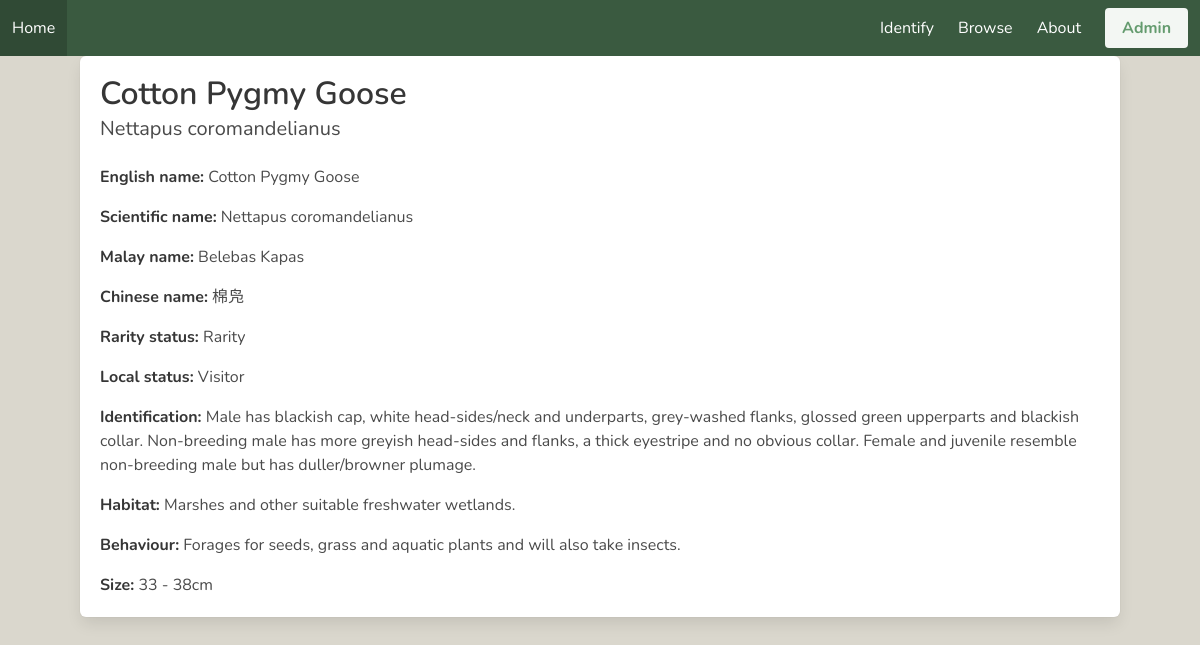
The page /bird/3 on the database its author committed.
### tables this page shows
CREATE TABLE "Birds" (
	"Family"	TEXT NOT NULL,
	"Num"	INTEGER NOT NULL,
	"EngName"	TEXT NOT NULL,
	"SciName"	TEXT NOT NULL,
	"MalName"	TEXT,
	"ChName"	TEXT,
	"RarityStatus"	TEXT,
	"Category"	TEXT,
	"LocalStatus"	TEXT,
	"Identification"	TEXT,
	"Habitat"	TEXT,
	"Behaviour"	TEXT,
	"MinSize"	REAL,
	"MaxSize"	REAL,
	"Place"	TEXT,
	"Colour"	TEXT,
	"Action"	TEXT,
	PRIMARY KEY("Num" AUTOINCREMENT)
);

### viewbird.py (the view)
@viewbird_bp.route("/<int:birdNum>",methods=["GET"])
def viewbird(birdNum):
    cur = get_db().cursor()
    cur.execute("SELECT count(num) from Birds")
    if birdNum >= 1 and birdNum <= int(cur.fetchone()[0]):
        cur.execute("SELECT * from Birds WHERE num = ?",(birdNum,))
        birdInfo = list(cur.fetchone()[:-3])
        if birdInfo[12] and birdInfo[12] % 1 == 0:
            birdInfo[12] = int(birdInfo[12])
        if birdInfo[13] and birdInfo[13] % 1 == 0:
            birdInfo[13] = int(birdInfo[13])
        localStat = {"I":"Introduced","M":"Migrant","R":"Resident","Va":"Vagrant","Vi":"Visitor","E":"Extirpated"}
        return render_template("bird_info.html",birdInfo=birdInfo,localStat=localStat)
    else:
        return render_template("bird_not_found.html"), 404

### viewbird.py (called while the page is built)
def get_db():
    db = getattr(g, '_database', None)
    if db is None:
        db = g._database = sqlite3.connect(DATABASE)
    return db

@viewbird_bp.teardown_request
def close_connection(exception):
    db = getattr(g, '_database', None)
    if db is not None:
        db.close()

### templates/viewbird/bird_info.html (shortened to what this page needs)
{% extends 'base.html' %}
{% block content %}
    <div class="box" style="margin: auto 5em">
        <h1 class="title">{{birdInfo[2]}}</h1>
        <h1 class="subtitle">{{birdInfo[3]}}</h1>
        <div class="content">
            <p><strong>English name:</strong> {{birdInfo[2]}}</p>
            <p><strong>Scientific name:</strong> {{birdInfo[3]}}</p>
            <p><strong>Malay name:</strong> {{birdInfo[4]}}</p>
            <p><strong>Chinese name:</strong> {{birdInfo[5]}}</p>
            <p><strong>Rarity status:</strong> {{birdInfo[6]}}</p>
            <p>
                <strong>Local status:</strong>
                {%for i in birdInfo[8].split("/")%}
                    {%if i == birdInfo[8].split("/")[-1]%}
                        {{localStat.get(i)}}
                    {%else%}
                        {{localStat.get(i)}},
                    {%endif%}
                {%endfor%}
            </p>
            <p><strong>Identification:</strong> {{birdInfo[9]}}</p>
            <p><strong>Habitat:</strong> {{birdInfo[10]}}</p>
            {%if birdInfo[11]%}
                <p><strong>Behaviour:</strong> {{birdInfo[11]}}</p>
            {%endif%}
            {%if not birdInfo[12]%}
                {{pass}}
            {%elif birdInfo[12]==birdInfo[13]%}
                <p><strong>Size:</strong> {{birdInfo[12]}}cm</p>
            {%else%}
                <p><strong>Size:</strong> {{birdInfo[12]}} - {{birdInfo[13]}}cm</p>
            {%endif%}
        </div>
    </div>
{% endblock %}

### rows shown on the page
Birds: EngName "Cotton Pygmy Goose", SciName "Nettapus coromandelianus", MalName "Belebas Kapas", ChName "棉凫", RarityStatus "Rarity", get "Visitor", Identification "Male has blackish cap, white head-sides/neck and underparts, grey-washed flanks, glossed green upperparts and blackish collar. Non-breeding male has more greyish head-sides and flanks, a thick eyestripe and no obvious collar. Female and juvenile resemble non-breeding male but has duller/browner plumage.", Habitat "Marshes and other suitable freshwater wetlands.", Behaviour "Forages for seeds, grass and aquatic plants and will also take insects.", MinSize "33", MaxSize "38"
